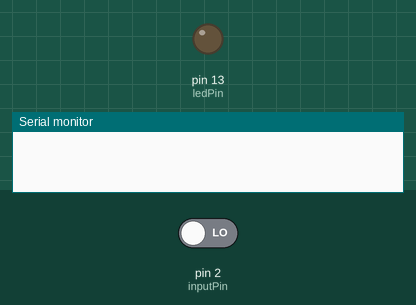
Simulated run of this sketch. Board: Arduino Uno, built with avr-gcc and run on an emulated ATmega328P. Parts: output pins drawn as LEDs (lit = HIGH), the last lines printed to the serial monitor. The inputs (shaded band) are chosen by the test bench; at power-on: pin 2 (inputPin) LOW.

Above: at 1.2 s.
1.3 s: pin 2 (inputPin) driven HIGH
At 2.2 s:
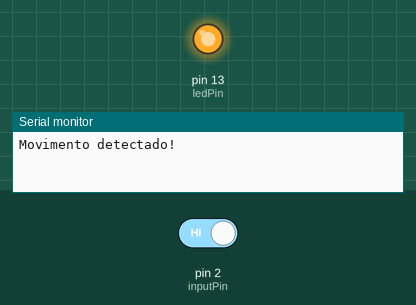
2.8 s: pin 2 (inputPin) driven LOW
At 3.3 s:
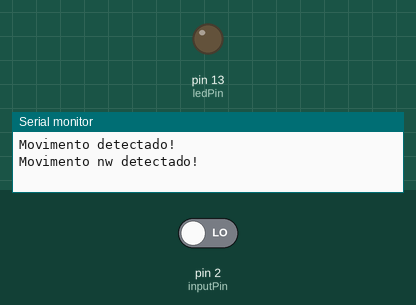
Timing chart, 0 to 5.8 s (numbered marks = the images above; inputs shaded):
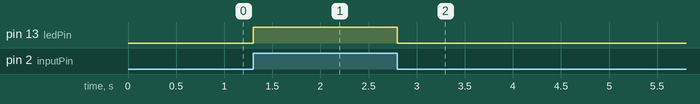

The sketch:

sensorPresen_a.ino
```cpp
int ledPin = 13;
int inputPin = 2;
int pirState = LOW;
int val = 0;

void setup() {
pinMode(ledPin, OUTPUT);
pinMode(inputPin, INPUT);

Serial.begin(9600);
}

void loop(){
val = digitalRead(inputPin);
if (val == HIGH) {
digitalWrite(ledPin, HIGH);
if (pirState == LOW) {
Serial.println("Movimento detectado!");
pirState = HIGH;
}
}
else {
digitalWrite(ledPin, LOW);
if (pirState == HIGH){
Serial.println("Movimento nw detectado!");
pirState = LOW;
}
}
}
```

Measured:
- after the input at 1.3 s, pin 13 (ledPin): LOW → HIGH at once
- after the input at 2.8 s, pin 13 (ledPin): HIGH → LOW at once
